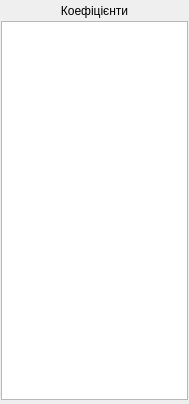
<?xml version="1.0" encoding="UTF-8"?>
<ui version="4.0">
 <class>CoefsWidget</class>
 <widget class="QWidget" name="CoefsWidget">
  <property name="geometry">
   <rect>
    <x>0</x>
    <y>0</y>
    <width>189</width>
    <height>404</height>
   </rect>
  </property>
  <property name="windowTitle">
   <string>Form</string>
  </property>
  <layout class="QVBoxLayout" name="verticalLayout">
   <property name="spacing">
    <number>3</number>
   </property>
   <property name="leftMargin">
    <number>1</number>
   </property>
   <property name="topMargin">
    <number>4</number>
   </property>
   <property name="rightMargin">
    <number>1</number>
   </property>
   <property name="bottomMargin">
    <number>4</number>
   </property>
   <item>
    <widget class="QLabel" name="label">
     <property name="font">
      <font>
       <pointsize>9</pointsize>
       <weight>50</weight>
       <bold>false</bold>
      </font>
     </property>
     <property name="text">
      <string>Коефіцієнти</string>
     </property>
     <property name="alignment">
      <set>Qt::AlignCenter</set>
     </property>
    </widget>
   </item>
   <item>
    <widget class="QListWidget" name="listWidget">
     <property name="horizontalScrollBarPolicy">
      <enum>Qt::ScrollBarAlwaysOff</enum>
     </property>
     <property name="sizeAdjustPolicy">
      <enum>QAbstractScrollArea::AdjustIgnored</enum>
     </property>
     <property name="autoScroll">
      <bool>true</bool>
     </property>
     <property name="alternatingRowColors">
      <bool>true</bool>
     </property>
     <property name="selectionMode">
      <enum>QAbstractItemView::NoSelection</enum>
     </property>
     <property name="movement">
      <enum>QListView::Free</enum>
     </property>
     <property name="spacing">
      <number>1</number>
     </property>
     <property name="selectionRectVisible">
      <bool>true</bool>
     </property>
    </widget>
   </item>
  </layout>
 </widget>
 <resources/>
 <connections/>
</ui>
